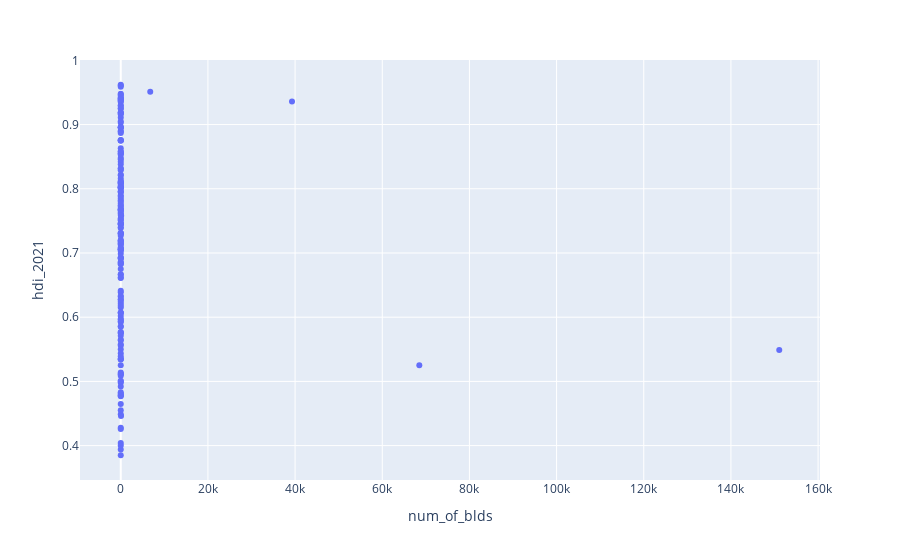

Notebook code for this chart:
### Code cell
# Scatter plot of the number of AI buildings and HDI for the year 2021
fig = px.scatter(df_ai_blds_hdi_2021, x="num_of_blds", y="hdi_2021",
                 #color="blds_year",
                 #symbol="adm0_iso"
                 hover_name="adm0_iso",)
fig.show()

### Figure 1 — Plotly figure (JSON) as saved in the notebook; plotly's stock layout.template omitted (floating-point values rounded to 4 significant figures; data arrays with more than 128 entries replaced by an {"elided": "..."} marker saying what was removed)
{"data": [{"hovertemplate": "<b>%{hovertext}</b><br><br>num_of_blds=%{x}<br>hdi_2021=%{y}<extra></extra>", "hovertext": {"elided": "208 str values"}, "legendgroup": "", "marker": {"color": "#636efa", "symbol": "circle"}, "mode": "markers", "name": "", "orientation": "v", "showlegend": false, "type": "scatter", "x": {"elided": "208 int values"}, "xaxis": "x", "y": {"elided": "208 float values"}, "yaxis": "y"}], "layout": {"legend": {"tracegroupgap": 0}, "margin": {"t": 60}, "xaxis": {"anchor": "y", "domain": [0, 1], "title": {"text": "num_of_blds"}}, "yaxis": {"anchor": "x", "domain": [0, 1], "title": {"text": "hdi_2021"}}}}
